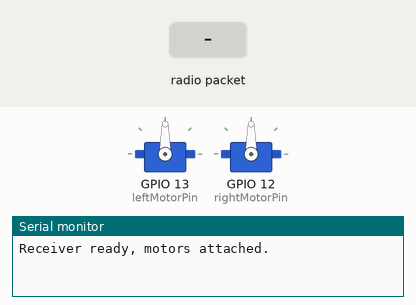
A sketch run on a simulated ESP32. On the bench: 2 × servo, the last lines printed to the serial monitor. The test bench sets the inputs (shaded band).

Above: at 1.2 s.
1.3 s: radio packet "Forward" arrives
At 2.5 s:
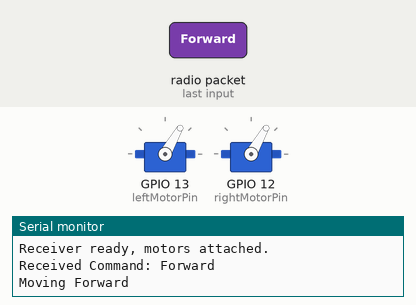
2.8 s: radio packet "Backward" arrives
At 3.8 s:
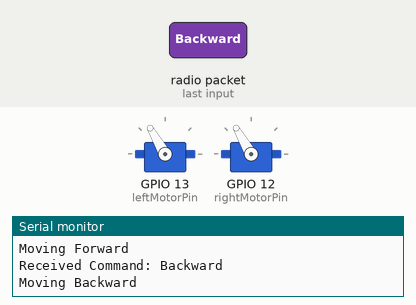
4.3 s: radio packet "Left" arrives
At 4.9 s:
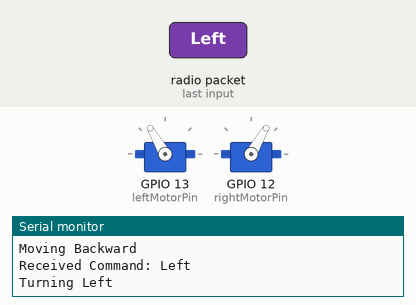
5.8 s: radio packet "Right" arrives
At 7.2 s:
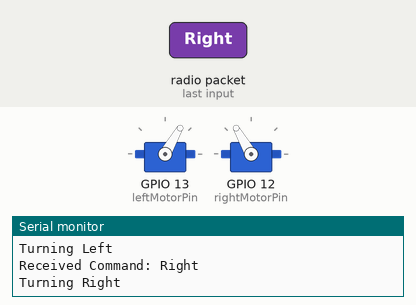
Timing chart, 0 to 8.3 s (numbered marks = the images above; inputs shaded):
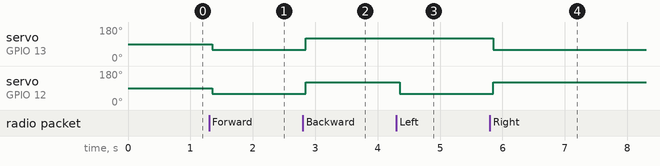

Measured:
- after the input at 1.3 s, servo on GPIO 13 (leftMotorPin), servo on GPIO 12 (rightMotorPin): 90° → 60° after 0.05 s
- after the input at 2.8 s, servo on GPIO 13 (leftMotorPin), servo on GPIO 12 (rightMotorPin): 60° → 120° after 0.05 s
- after the input at 4.3 s, servo on GPIO 12 (rightMotorPin): 120° → 60° after 0.05 s
- after the input at 5.8 s, servo on GPIO 13 (leftMotorPin): 120° → 60° after 0.05 s; servo on GPIO 12 (rightMotorPin): 60° → 120° after 0.05 s

The sketch:

Gautam_Receiver_Boat.ino
```cpp
#include <WiFi.h>
#include <esp_now.h>
#include <ESP32Servo.h>

// Motor pins
const int leftMotorPin = 13;
const int rightMotorPin = 12;

// Servo objects
Servo leftMotor;
Servo rightMotor;

// Servo values for continuous rotation (tweak as needed)
const int STOP = 90;        // Neutral position (no rotation)
const int FORWARD = 60;     // Forward rotation
const int BACKWARD = 120;   // Backward rotation

// Function to control motors based on received command
void handleCommand(const String& command) {
  if (command == "Forward") {
    leftMotor.write(FORWARD);
    rightMotor.write(FORWARD);
    Serial.println("Moving Forward");
  } else if (command == "Backward") {
    leftMotor.write(BACKWARD);
    rightMotor.write(BACKWARD);
    Serial.println("Moving Backward");
  } else if (command == "Left") {
    leftMotor.write(BACKWARD);
    rightMotor.write(FORWARD);
    Serial.println("Turning Left");
  } else if (command == "Right") {
    leftMotor.write(FORWARD);
    rightMotor.write(BACKWARD);
    Serial.println("Turning Right");
  } else {
    // Optional: stop motors on unknown command
    leftMotor.write(STOP);
    rightMotor.write(STOP);
    Serial.println("Stopping");
  }
}

// New-style ESP-NOW receive callback
void onReceive(const esp_now_recv_info_t *info, const uint8_t *data, int len) {
  String receivedCommand = "";
  for (int i = 0; i < len; i++) {
    receivedCommand += (char)data[i];
  }

  Serial.print("Received Command: ");
  Serial.println(receivedCommand);

  handleCommand(receivedCommand);
}

void setup() {
  Serial.begin(115200);
  WiFi.mode(WIFI_STA);

  if (esp_now_init() != ESP_OK) {
    Serial.println("ESP-NOW initialization failed!");
    return;
  }

  esp_now_register_recv_cb(onReceive);

  // Attach motors to PWM-capable pins
  leftMotor.attach(leftMotorPin);
  rightMotor.attach(rightMotorPin);

  // Initialize motors in stop position
  leftMotor.write(STOP);
  rightMotor.write(STOP);

  Serial.println("Receiver ready, motors attached.");
}

void loop() {
  // Nothing to do here
}
```
